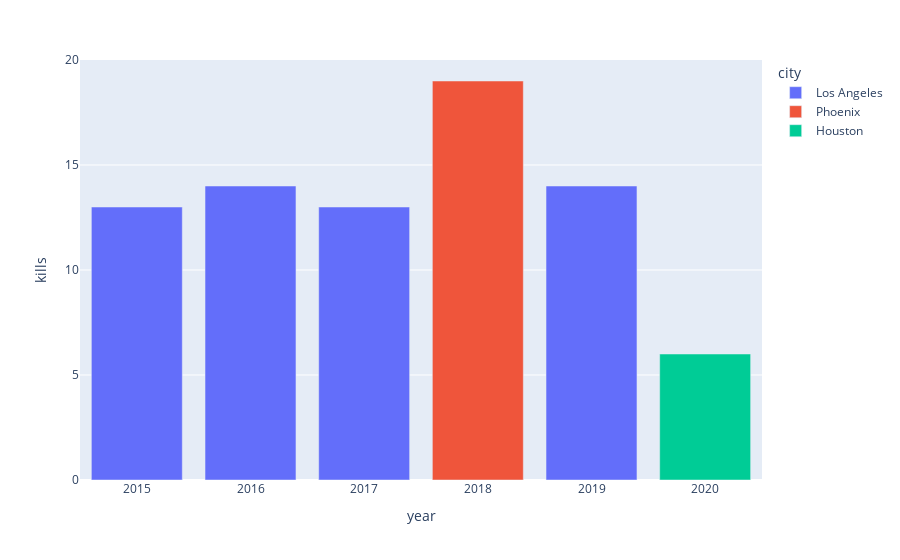

Write notebook code for a chart like this one.
### Code cell
cities_top = df[['year', 'city']]
cities_top['kills'] = 1
cities_top = cities_top.groupby(['year', 'city']).sum()
cities_top = cities_top.reset_index()

cities_max = pd.DataFrame(columns=['year', 'city', 'kills'])
for year in range(2015, 2021):
    index = cities_top[cities_top['year'] == year]['kills'].idxmax()
    cities_max = cities_max.append(cities_top.loc[index], ignore_index=True)

fig = px.bar(cities_max, x='year', y='kills', color='city')
fig.show()

### Figure 1 — Plotly figure (JSON) as saved in the notebook; plotly's stock layout.template omitted (floating-point values rounded to 4 significant figures)
{"data": [{"alignmentgroup": "True", "hovertemplate": "city=Los Angeles<br>year=%{x}<br>kills=%{y}<extra></extra>", "legendgroup": "Los Angeles", "marker": {"color": "#636efa"}, "name": "Los Angeles", "offsetgroup": "Los Angeles", "orientation": "v", "showlegend": true, "textposition": "auto", "type": "bar", "x": [2015, 2016, 2017, 2019], "xaxis": "x", "y": [13, 14, 13, 14], "yaxis": "y"}, {"alignmentgroup": "True", "hovertemplate": "city=Phoenix<br>year=%{x}<br>kills=%{y}<extra></extra>", "legendgroup": "Phoenix", "marker": {"color": "#EF553B"}, "name": "Phoenix", "offsetgroup": "Phoenix", "orientation": "v", "showlegend": true, "textposition": "auto", "type": "bar", "x": [2018], "xaxis": "x", "y": [19], "yaxis": "y"}, {"alignmentgroup": "True", "hovertemplate": "city=Houston<br>year=%{x}<br>kills=%{y}<extra></extra>", "legendgroup": "Houston", "marker": {"color": "#00cc96"}, "name": "Houston", "offsetgroup": "Houston", "orientation": "v", "showlegend": true, "textposition": "auto", "type": "bar", "x": [2020], "xaxis": "x", "y": [6], "yaxis": "y"}], "layout": {"barmode": "relative", "legend": {"title": {"text": "city"}, "tracegroupgap": 0}, "margin": {"t": 60}, "xaxis": {"anchor": "y", "domain": [0, 1], "title": {"text": "year"}}, "yaxis": {"anchor": "x", "domain": [0, 1], "title": {"text": "kills"}}}}
